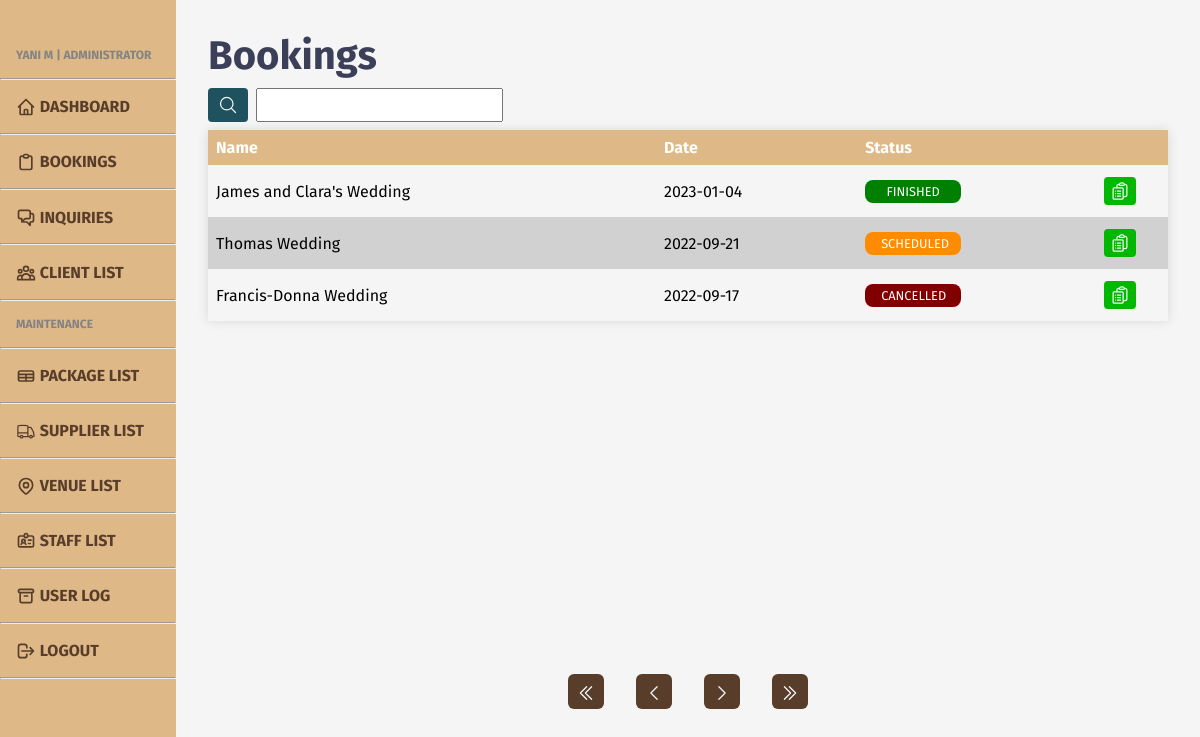
Before: /admin/admin-bookings.php (signed in) with the older database file.
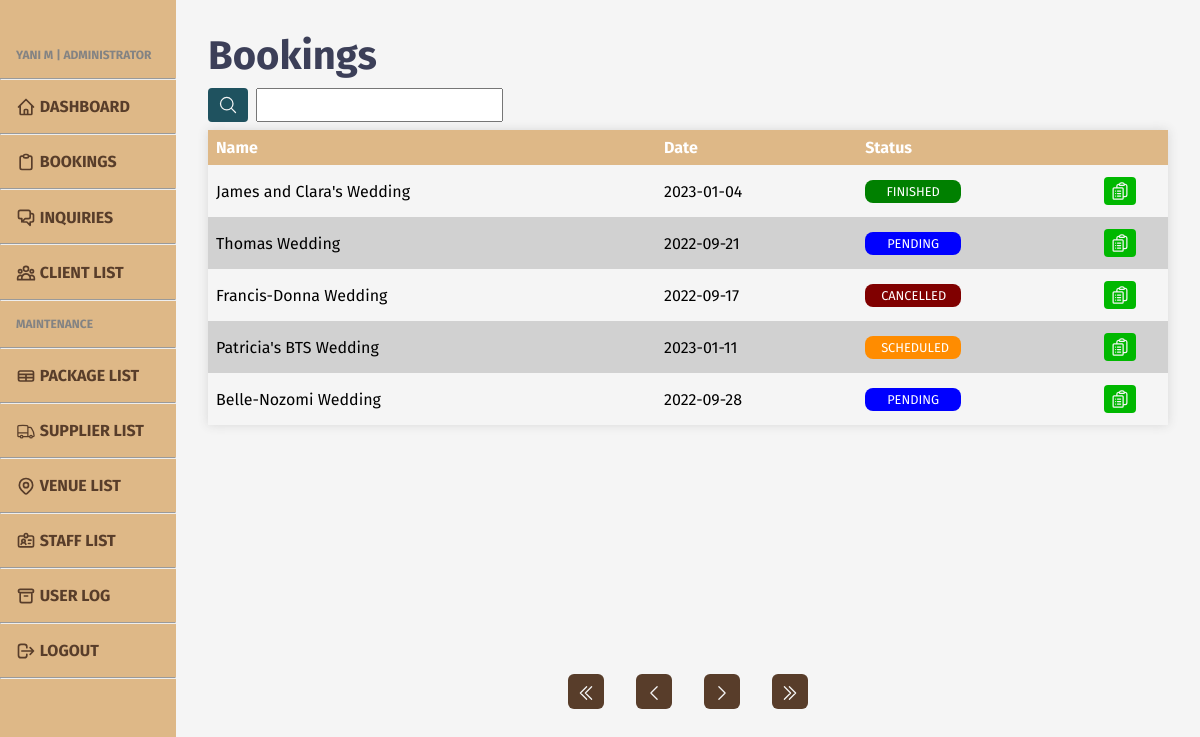
After: the same page with the newer database file.
### tables this page shows
CREATE TABLE `booking` (
  `bk_id` int(11) NOT NULL,
  `clnt_id` int(11) NOT NULL,
  `pkg_id` int(11) NOT NULL,
  `venue_id` int(11) NOT NULL,
  `bk_name` varchar(255) NOT NULL,
  `bk_guest` int(5) NOT NULL,
  `bk_remark` varchar(255) NOT NULL,
  `bk_date` date NOT NULL,
  `bk_status` int(1) NOT NULL
);

### admin/admin-bookings.php (the view, shortened to what the changed rows need)
<?php
include '../includes/admin-head.php';
require '../db/database.php';
?>
<head>
    <link rel="stylesheet" href="../styles/admin/admin-upper.css">
</head>
<body>
    <?php
    include '../includes/admin-header.php';
    ?>
    <main class="content">
        <h1>Bookings</h1>
        <div class="tbl-cont">
            <table>
                <tr>
                    <th>Name</th>
                    <th>Date</th>
                    <th>Status</th>
                    <th></th>
                </tr>
                <?php
                if (isset($_GET['search-submit'])) {
                    $queried = mysqli_real_escape_string($conn, preg_replace('/\s+/', ' ', trim($_GET['search'])));
                    if (strpos($queried, ", ")) {
                        $query = str_replace(", ", " ", $queried);
                        $keys = explode(" ", $query);
                    } else if (strpos($queried, ",")) {
                        $query = str_replace(",", " ", $queried);
                        $keys = explode(" ", $query);
                    } else {
                        $keys = explode(" ", $queried);
                    }
                    if (empty($queried)) {
                        unset($_COOKIE["search"]);
                        if (isset($_GET['pageno'])) {
                            $pageno = $_GET['pageno'];
                        } else {
                            $pageno = 1;
                        }
                        $no_of_records_per_page = 14;
                        $offset = ($pageno - 1) * $no_of_records_per_page;
                        $total_pages_sql = "SELECT COUNT(*) FROM booking";
                        $result = mysqli_query($conn, $total_pages_sql);
                        $total_rows = mysqli_fetch_array($result)[0];
                        $total_pages = ceil($total_rows / $no_of_records_per_page);
                        $sql = "SELECT * FROM booking LIMIT $offset, $no_of_records_per_page";
                        $res_data = mysqli_query($conn, $sql);
                        while ($row = mysqli_fetch_array($res_data)) { ?>
                            <tr>
                                <td><?php echo $row['bk_name']; ?></td>
                                <td><?php echo $row['bk_date']; ?></td>
                                <td><?php if ($row['bk_status'] == 0) { ?>
                                        <span class="status pending">Pending</span>
                                    <?php } else if ($row['bk_status'] == 1) { ?>
                                        <span class="status scheduled">Scheduled</span>
                                    <?php } else if ($row['bk_status'] == 2) { ?>
                                        <span class="status finished">Finished</span>
                                    <?php } else if ($row['bk_status'] == 3) { ?>
                                        <span class="status cancelled">Cancelled</span>
                                    <?php } ?>
                                </td>
                                <td class="btn">
                                    <form action="admin-bookings-view.php?bk_id=<?php echo $row['bk_id']; ?>" method="post">
                                        <button name="view" id="view">
                                            <svg xmlns="http://www.w3.org/2000/svg" fill="none" viewBox="0 0 24 24" stroke-width="1.5" stroke="currentColor" class="w-6 h-6">
                                                <path stroke-linecap="round" stroke-linejoin="round" d="M9 12h3.75M9 15h3.75M9 18h3.75m3 .75H18a2.25 2.25 0 002.25-2.25V6.108c0-1.135-.845-2.098-1.976-2.192a48.424 48.424 0 00-1.123-.08m-5.801 0c-.065.21-.1.433-.1.664 0 .414.336.75.75.75h4.5a.75.75 0 00.75-.75 2.25 2.25 0 00-.1-.664m-5.8 0A2.251 2.251 0 0113.5 2.25H15c1.012 0 1.867.668 2.15 1.586m-5.8 0c-.376.023-.75.05-1.124.08C9.095 4.01 8.25 4.973 8.25 6.108V8.25m0 0H4.875c-.621 0-1.125.504-1.125 1.125v11.25c0 .621.504 1.125 1.125 1.125h9.75c.621 0 1.125-.504 1.125-1.125V9.375c0-.621-.504-1.125-1.125-1.125H8.25zM6.75 12h.008v.008H6.75V12zm0 3h.008v.008H6.75V15zm0 3h.008v.008H6.75V18z" />
                                            </svg>
                                        </button>
                                    </form>
                                </td>
                            </tr>
                        <?php }
                    } else {
                        $_COOKIE['search'] = $queried;
                        if (isset($_GET['pageno'])) {
                            $pageno = $_GET['pageno'];
                        } else {
                            $pageno = 1;
                        }
                        $no_of_records_per_page = 14;
                        $offset = ($pageno - 1) * $no_of_records_per_page;
                        $total_pages_sql = "SELECT COUNT(*) FROM booking WHERE (bk_name LIKE '%$queried%')";
                        foreach ($keys as $k) {
                            $total_pages_sql .= " OR bk_name LIKE '%$k%'";
                        }
                        $result = mysqli_query($conn, $total_pages_sql);
                        $total_rows = mysqli_fetch_array($result)[0];
                        $total_pages = ceil($total_rows / $no_of_records_per_page);
                        $sql = "SELECT * FROM booking WHERE (bk_name LIKE '%$queried%')";
                        foreach ($keys as $k) {
                            $sql .= " OR bk_name LIKE '%$k%'";
                        }
                        $sql .= "LIMIT $offset, $no_of_records_per_page";
                        $res_data = mysqli_query($conn, $sql);
                        while ($row = mysqli_fetch_array($res_data)) { ?>
                            <tr>
                                <td><?php echo $row['bk_name']; ?></td>
                                <td><?php echo $row['bk_date']; ?></td>
                                <td><?php if ($row['bk_status'] == 0) { ?>
                                        <span class="status pending">Pending</span>
                                    <?php } else if ($row['bk_status'] == 1) { ?>
                                        <span class="status scheduled">Scheduled</span>
                                    <?php } else if ($row['bk_status'] == 2) { ?>
                                        <span class="status finished">Finished</span>
                                    <?php } else if ($row['bk_status'] == 3) { ?>
                                        <span class="status cancelled">Cancelled</span>
                                    <?php } ?>
                                </td>
                                <td class="btn">
                                    <form action="admin-bookings-view.php?bk_id=<?php echo $row['bk_id']; ?>" method="post">
                                        <button name="view" id="view">
                                            <svg xmlns="http://www.w3.org/2000/svg" fill="none" viewBox="0 0 24 24" stroke-width="1.5" stroke="currentColor" class="w-6 h-6">
                                                <path stroke-linecap="round" stroke-linejoin="round" d="M9 12h3.75M9 15h3.75M9 18h3.75m3 .75H18a2.25 2.25 0 002.25-2.25V6.108c0-1.135-.845-2.098-1.976-2.192a48.424 48.424 0 00-1.123-.08m-5.801 0c-.065.21-.1.433-.1.664 0 .414.336.75.75.75h4.5a.75.75 0 00.75-.75 2.25 2.25 0 00-.1-.664m-5.8 0A2.251 2.251 0 0113.5 2.25H15c1.012 0 1.867.668 2.15 1.586m-5.8 0c-.376.023-.75.05-1.124.08C9.095 4.01 8.25 4.973 8.25 6.108V8.25m0 0H4.875c-.621 0-1.125.504-1.125 1.125v11.25c0 .621.504 1.125 1.125 1.125h9.75c.621 0 1.125-.504 1.125-1.125V9.375c0-.621-.504-1.125-1.125-1.125H8.25zM6.75 12h.008v.008H6.75V12zm0 3h.008v.008H6.75V15zm0 3h.008v.008H6.75V18z" />
                                            </svg>
                                        </button>
                                    </form>
                                </td>
                            </tr>
                        <?php }
                    }
                } else {
                    if (isset($_GET['pageno'])) {
                        $pageno = $_GET['pageno'];
                    } else {
                        $pageno = 1;
                    }
                    $no_of_records_per_page = 14;
                    $offset = ($pageno - 1) * $no_of_records_per_page;
                    $sql = "SELECT * FROM booking LIMIT $offset, $no_of_records_per_page";
                    $res_data = mysqli_query($conn, $sql);
                    while ($row = mysqli_fetch_array($res_data)) { ?>
                        <tr>
                            <td><?php echo $row['bk_name']; ?></td>
                            <td><?php echo $row['bk_date']; ?></td>
                            <td><?php if ($row['bk_status'] == 0) { ?>
                                    <span class="status pending">Pending</span>
                                <?php } else if ($row['bk_status'] == 1) { ?>
                                    <span class="status scheduled">Scheduled</span>
                                <?php } else if ($row['bk_status'] == 2) { ?>
                                    <span class="status finished">Finished</span>
                                <?php } else if ($row['bk_status'] == 3) { ?>
                                    <span class="status cancelled">Cancelled</span>
                                <?php } ?>
                            </td>
                            <td class="btn">
                                <form action="admin-bookings-view.php?bk_id=<?php echo $row['bk_id']; ?>" method="post">
                                    <button name="view" id="view">
                                    </button>
                                </form>
                            </td>
                        </tr>
                <?php };
                }
                ?>
            </table>
        </div>
    </main>
    </div>
</body>
</html>

Changed rows visible on the page:
changed booking "Thomas Wedding": bk_status "SCHEDULED" → "PENDING"
added booking: bk_name "Patricia's BTS Wedding", bk_date "2023-01-11", bk_status "SCHEDULED"
added booking: bk_name "Belle-Nozomi Wedding", bk_date "2022-09-28", bk_status "PENDING"
